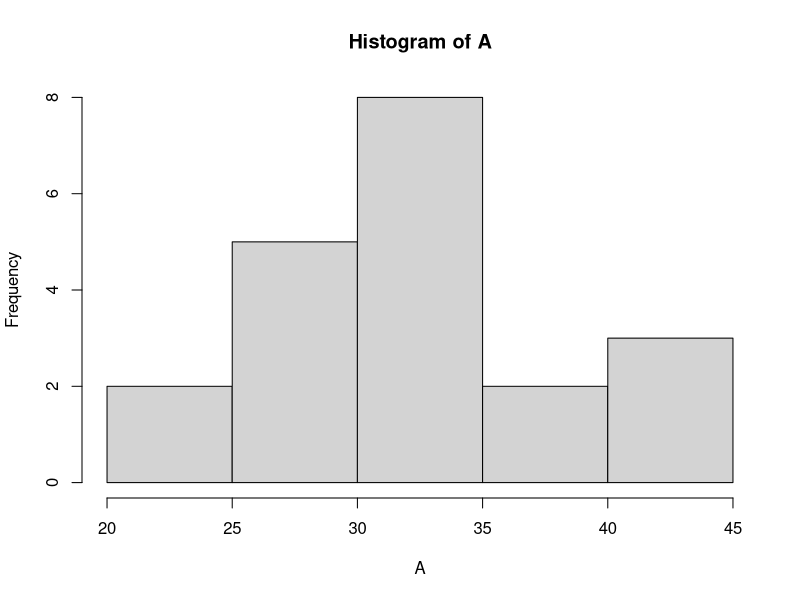
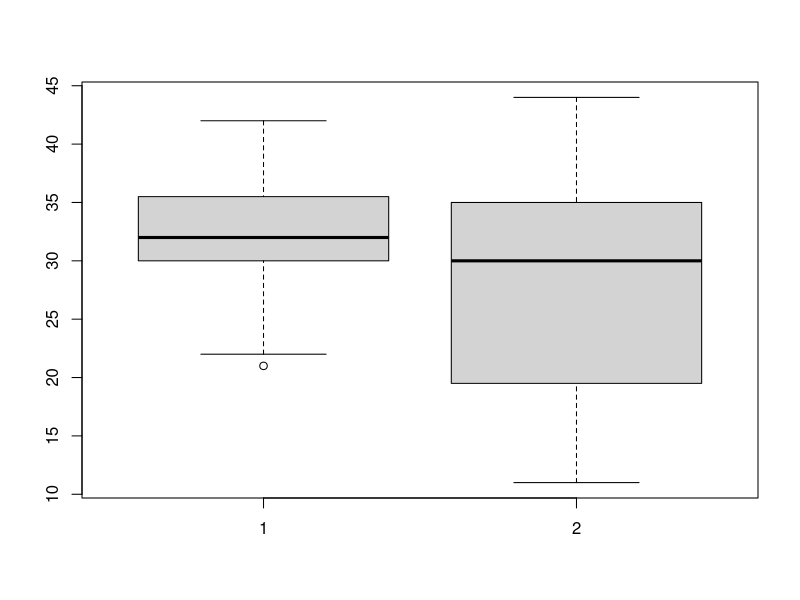

These charts were generated, in order, by the following R code:

A <- c(29, 36, 38, 32, 32, 33, 35, 32, 33, 30, 41, 22, 32, 30, 33, 42, 30, 41, 21, 28)
B <- c(36, 30, 34, 29, 37, 42, 36, 14, 14, 44, 26, 17, 32, 34, 22, 26, 17, 11, 30, 34)

#Part 1
mean(A)
median(A)
var(A)

summary(A)[2]
summary(A)[5]

min(A)
max(A)


#Part2
hist(A)

#Part3
boxplot(A, B)
